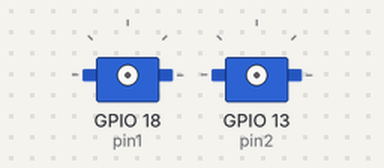
This program was run on a simulated Raspberry Pi (BCM pin numbers). Parts: 2 × servo. Servo angles are drawn from the pulse width (0.5 ms = 0°, 2.5 ms = 180°); what the program prints to the terminal is not drawn. At 10.2 s the program stops and its outputs stay as they are.

Above: at 0.05 s.
Timing chart, 0 to 3.0 s (numbered marks = the images above):
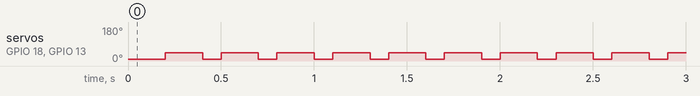

The program:

servo_test.py
```python
import RPi.GPIO as GPIO
import time

pin1 = 18 # PWM pin num 18
pin2 = 13 # PWM pin num 18
switch = 21
switch1 = 23

GPIO.setmode(GPIO.BCM)
GPIO.setup(pin1, GPIO.OUT)
GPIO.setup(pin2, GPIO.OUT)

GPIO.setup(switch, GPIO.IN, pull_up_down=GPIO.PUD_DOWN)
GPIO.setup(switch1, GPIO.IN, pull_up_down=GPIO.PUD_DOWN)

p1 = GPIO.PWM(pin1, 50)
p2 = GPIO.PWM(pin2, 50)
p1.start(0)
p2.start(0)
cnt = 0
c = 0

try:
    while 1:
        print(c)
        p1.ChangeDutyCycle(1)
        p2.ChangeDutyCycle(1)
        time.sleep(0.1)
        p1.ChangeDutyCycle(3)
        p2.ChangeDutyCycle(3)
        time.sleep(0.1)
        p1.ChangeDutyCycle(5)
        p2.ChangeDutyCycle(5)
        time.sleep(0.1)
        c = c + 0.3
        if c >= 10:
            break

        # if GPIO.input(21) == 0:
        #     break
        # if GPIO.input(23) == 0:
        #     break


except KeyboardInterrupt:
    # p1.ChangeDutyCycle(0)
    # p2.ChangeDutyCycle(1)
    print('ke')
    p1.stop()
    p2.stop()
    GPIO.cleanup()
```

Measured:
- by itself, servo on GPIO 18 (pin1), servo on GPIO 13 (pin2): alternates 45° for 0.20 s and 9° for 0.10 s, 67 changes in all, then stays 45°
